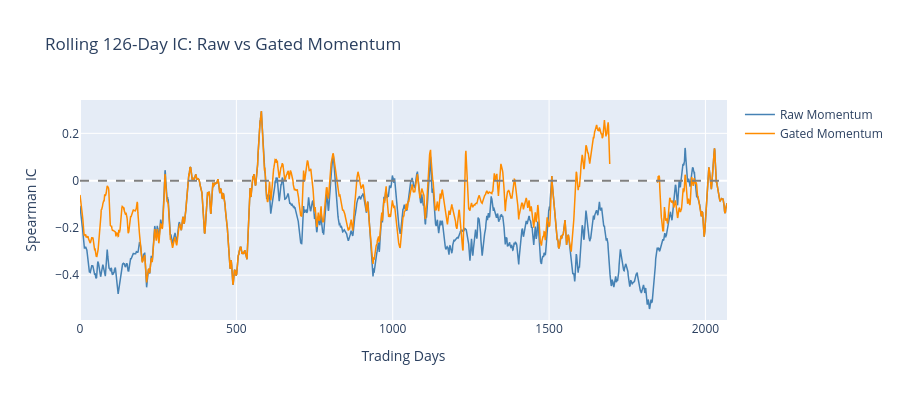

Write notebook code for a chart like this one.
### Markdown cell above
**Interpretation**: Gating suppresses the signal during high-volatility
episodes where momentum historically underperforms. Scaling normalizes by
recent volatility, producing a risk-adjusted signal. The conditional IC
reveals whether the signal works differently across regimes.

### Code cell
# Rolling IC comparison: raw vs gated
if spy_vol is not None and len(interact_df) > 252:
    ROLL_IC_WINDOW = 126

    ic_raw, ic_gated = [], []
    for i in range(ROLL_IC_WINDOW, len(interact_df)):
        window = interact_df.slice(i - ROLL_IC_WINDOW, ROLL_IC_WINDOW)
        valid = window.drop_nulls(["momentum", "momentum_gated", "fwd_return_5d"])
        if len(valid) > 30:
            ic_r = valid.select(pl.corr("momentum", "fwd_return_5d", method="spearman")).item()
            ic_g = valid.select(
                pl.corr("momentum_gated", "fwd_return_5d", method="spearman")
            ).item()
            ic_raw.append(ic_r)
            ic_gated.append(ic_g)
        else:
            ic_raw.append(np.nan)
            ic_gated.append(np.nan)

    fig = go.Figure()
    fig.add_trace(
        go.Scatter(
            y=ic_raw, mode="lines", name="Raw Momentum", line=dict(color="steelblue", width=1.5)
        )
    )
    fig.add_trace(
        go.Scatter(
            y=ic_gated,
            mode="lines",
            name="Gated Momentum",
            line=dict(color="darkorange", width=1.5),
        )
    )
    fig.add_hline(y=0, line_dash="dash", line_color="gray")
    fig.update_layout(
        title="Rolling 126-Day IC: Raw vs Gated Momentum",
        xaxis_title="Trading Days",
        yaxis_title="Spearman IC",
        height=400,
    )
    fig.show()

### Figure 1 — Plotly figure (JSON) as saved in the notebook; plotly's stock layout.template omitted (floating-point values rounded to 4 significant figures; data arrays with more than 128 entries replaced by an {"elided": "..."} marker saying what was removed)
{"data": [{"line": {"color": "steelblue", "width": 1.5}, "mode": "lines", "name": "Raw Momentum", "type": "scatter", "y": {"elided": "2070 float values"}}, {"line": {"color": "darkorange", "width": 1.5}, "mode": "lines", "name": "Gated Momentum", "type": "scatter", "y": {"elided": "2070 float values"}}], "layout": {"height": 400, "shapes": [{"line": {"color": "gray", "dash": "dash"}, "type": "line", "x0": 0, "x1": 1, "xref": "x domain", "y0": 0, "y1": 0, "yref": "y"}], "title": {"text": "Rolling 126-Day IC: Raw vs Gated Momentum"}, "xaxis": {"title": {"text": "Trading Days"}}, "yaxis": {"title": {"text": "Spearman IC"}}}}
